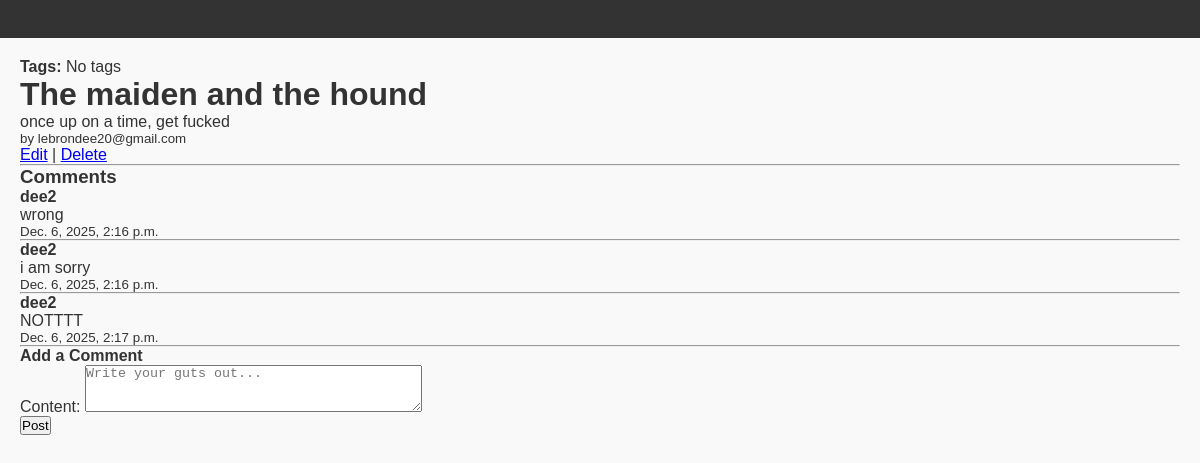
The app's page /post/1/ (signed in) with its own data.
### blog/models.py (models this page shows, shortened)
class Post(models.Model):
    title = models.CharField(max_length=200)
    content = models.TextField()
    published_date = models.DateTimeField(auto_now_add=True)
    author = models.ForeignKey(User, on_delete=models.CASCADE, related_name='posts')
    tags = TaggableManager()

class Comment(models.Model):
    post = models.ForeignKey(Post, on_delete=models.CASCADE, related_name='comments')
    author = models.ForeignKey(User, on_delete=models.CASCADE, related_name='comments')
    content = models.TextField()
    created_at = models.DateTimeField(auto_now_add=True)
    updated_at = models.DateTimeField(auto_now= True)

### blog/views.py (the view)
# urls.py: path("post/<int:pk>/", views.PostDetailView.as_view(), name="post-detail"),
class PostDetailView(generic.DetailView):
    model = Post
    template_name = "blog/post_detail.html"
    def get_context_data(self, **kwargs):
        context = super().get_context_data(**kwargs)
        context["comment_form"] = CommentForm()
        return context

### blog/forms.py
class CommentForm(forms.ModelForm):
    class Meta:
        model = Comment
        fields = ['content']
        widgets = {
            'content': forms.Textarea(attrs={
                'rows': 3,
                'placeholder': 'Write your guts out...'
            })
        }

### blog/templates/blog/post_detail.html (shortened to what this page needs)
{% load static %}
<link rel="stylesheet" href="{% static 'css/styles.css' %}">
<header>...</header>
<div class="content">
    <div class="tags">
        <strong>Tags:</strong>
        {% for tag in object.tags.all %}
            <a href="{% url 'posts-by-tag' tag.slug %}" class="tag">
                #{{ tag.name }}
            </a>
        {% empty %}
            <span>No tags</span>
        {% endfor %}
    </div>
    <h1>{{ object.title }}</h1>
    <p>{{ object.content }}</p>
    <small>by {{ object.author.email }}</small>
    {% if user == object.author %}
        <p>
            <a href="{% url 'post-update' object.pk %}">Edit</a> |
            <a href="{% url 'post-delete' object.pk %}">Delete</a>
        </p>
    {% endif %}
    <hr>
    <h3>Comments</h3>
    {% for comment in object.comments.all %}
        <div>
            <strong>{{ comment.author.username }}</strong>
            <p>{{ comment.content }}</p>
            <small>{{ comment.created_at }}</small>
        </div>
        <hr>
    {% empty %}
        <p>No comments yet.</p>
    {% endfor %}
    {% if user.is_authenticated %}
    <h4>Add a Comment</h4>
    <form method="POST" action="{% url 'comment-create' object.pk %}">
        {{ comment_form.as_p }}
        <button type="submit">Post</button>
    </form>
    {% else %}
        <p><a href="{% url 'login' %}">Login</a> to comment.</p>
    {% endif %}
</div>

### static/css/styles.css (style rules this page uses)
* { margin: 0; padding: 0; box-sizing: border-box; }
header { background-color: #333; padding: 10px; text-align: center; }
.content { margin: 20px; }

### records on screen
Post: title "The maiden and the hound", content "once up on a time, get fucked", author.email "lebrondee20@gmail.com"
Comment: author.username "dee2", content "wrong", created_at "Dec. 6, 2025, 2:16 p.m."
Comment: author.username "dee2", content "i am sorry", created_at "Dec. 6, 2025, 2:16 p.m."
Comment: author.username "dee2", content "NOTTTT", created_at "Dec. 6, 2025, 2:17 p.m."
